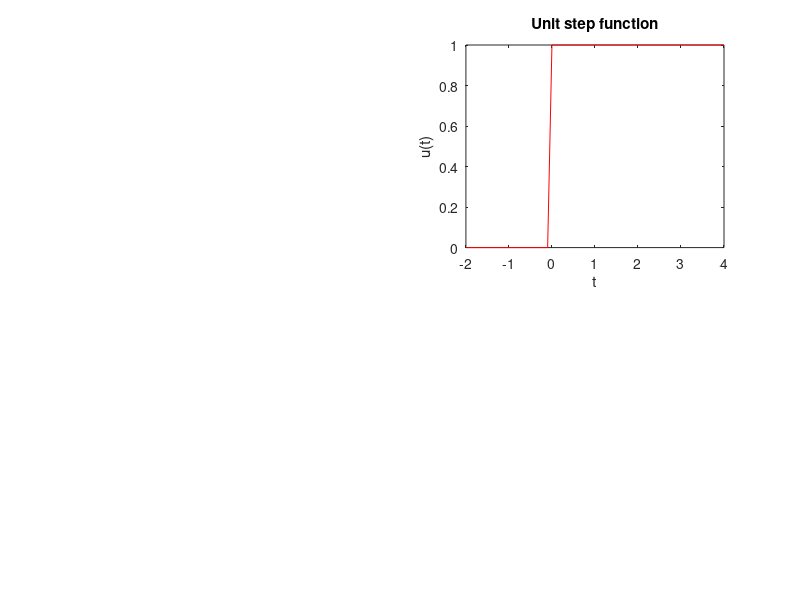

The MATLAB script that drew this image:
n = 4;
t = -2:0.1:n;
unitstep = t >= 0;
subplot(2,2,2);
plot(t,unitstep,'r');
ylabel('u(t)');
xlabel('t');
title('Unit step function');